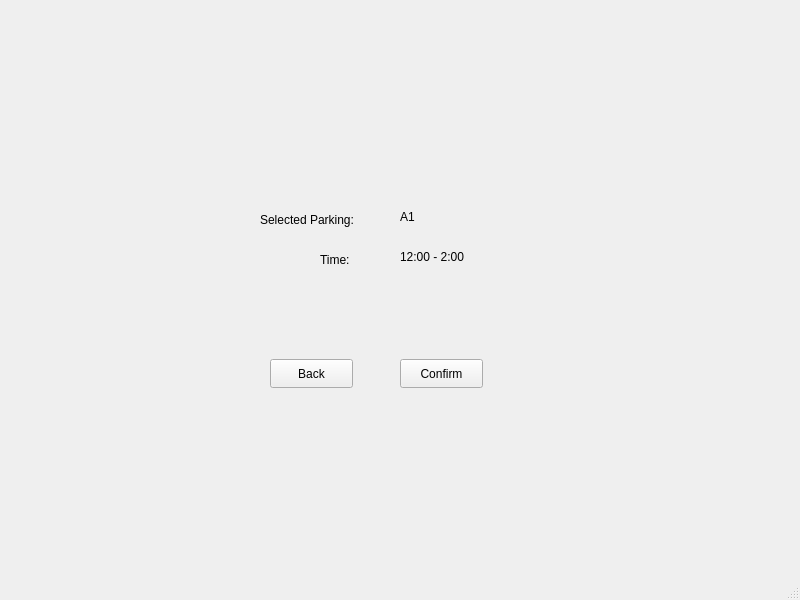
<?xml version="1.0" encoding="UTF-8"?>
<ui version="4.0">
 <class>MainWindow</class>
 <widget class="QMainWindow" name="MainWindow">
  <property name="geometry">
   <rect>
    <x>0</x>
    <y>0</y>
    <width>800</width>
    <height>600</height>
   </rect>
  </property>
  <property name="windowTitle">
   <string>MainWindow</string>
  </property>
  <widget class="QWidget" name="centralwidget">
   <widget class="QStackedWidget" name="stackedWidget">
    <property name="enabled">
     <bool>true</bool>
    </property>
    <property name="geometry">
     <rect>
      <x>0</x>
      <y>9</y>
      <width>801</width>
      <height>561</height>
     </rect>
    </property>
    <property name="currentIndex">
     <number>3</number>
    </property>
    <widget class="QWidget" name="login">
     <widget class="QLabel" name="csusm_logo">
      <property name="geometry">
       <rect>
        <x>30</x>
        <y>30</y>
        <width>171</width>
        <height>81</height>
       </rect>
      </property>
      <property name="text">
       <string>TextLabel</string>
      </property>
     </widget>
     <widget class="QTextEdit" name="text_box_username">
      <property name="geometry">
       <rect>
        <x>290</x>
        <y>290</y>
        <width>141</width>
        <height>31</height>
       </rect>
      </property>
      <property name="placeholderText">
       <string>User ID</string>
      </property>
     </widget>
     <widget class="QPushButton" name="login_button">
      <property name="geometry">
       <rect>
        <x>320</x>
        <y>350</y>
        <width>83</width>
        <height>29</height>
       </rect>
      </property>
      <property name="text">
       <string>Login</string>
      </property>
     </widget>
     <widget class="QLabel" name="invalid_login_label">
      <property name="geometry">
       <rect>
        <x>320</x>
        <y>260</y>
        <width>91</width>
        <height>16</height>
       </rect>
      </property>
      <property name="text">
       <string>&lt;html&gt;&lt;head/&gt;&lt;body&gt;&lt;p&gt;&lt;span style=&quot; color:#ff0000;&quot;&gt;Invalid User!&lt;/span&gt;&lt;/p&gt;&lt;/body&gt;&lt;/html&gt;</string>
      </property>
     </widget>
     <widget class="QPushButton" name="new_user_button">
      <property name="geometry">
       <rect>
        <x>300</x>
        <y>430</y>
        <width>131</width>
        <height>31</height>
       </rect>
      </property>
      <property name="text">
       <string>Create New User</string>
      </property>
     </widget>
    </widget>
    <widget class="QWidget" name="create_user">
     <widget class="QTextEdit" name="create_first_name">
      <property name="geometry">
       <rect>
        <x>310</x>
        <y>140</y>
        <width>111</width>
        <height>31</height>
       </rect>
      </property>
      <property name="html">
       <string>&lt;!DOCTYPE HTML PUBLIC &quot;-//W3C//DTD HTML 4.0//EN&quot; &quot;http://www.w3.org/TR/REC-html40/strict.dtd&quot;&gt;
&lt;html&gt;&lt;head&gt;&lt;meta name=&quot;qrichtext&quot; content=&quot;1&quot; /&gt;&lt;meta charset=&quot;utf-8&quot; /&gt;&lt;style type=&quot;text/css&quot;&gt;
p, li { white-space: pre-wrap; }
hr { height: 1px; border-width: 0; }
li.unchecked::marker { content: &quot;\2610&quot;; }
li.checked::marker { content: &quot;\2612&quot;; }
&lt;/style&gt;&lt;/head&gt;&lt;body style=&quot; font-family:'Segoe UI'; font-size:9pt; font-weight:400; font-style:normal;&quot;&gt;
&lt;p style=&quot;-qt-paragraph-type:empty; margin-top:0px; margin-bottom:0px; margin-left:0px; margin-right:0px; -qt-block-indent:0; text-indent:0px;&quot;&gt;&lt;br /&gt;&lt;/p&gt;&lt;/body&gt;&lt;/html&gt;</string>
      </property>
      <property name="placeholderText">
       <string>First Name</string>
      </property>
     </widget>
     <widget class="QTextEdit" name="create_last_name">
      <property name="geometry">
       <rect>
        <x>310</x>
        <y>180</y>
        <width>111</width>
        <height>31</height>
       </rect>
      </property>
      <property name="html">
       <string>&lt;!DOCTYPE HTML PUBLIC &quot;-//W3C//DTD HTML 4.0//EN&quot; &quot;http://www.w3.org/TR/REC-html40/strict.dtd&quot;&gt;
&lt;html&gt;&lt;head&gt;&lt;meta name=&quot;qrichtext&quot; content=&quot;1&quot; /&gt;&lt;meta charset=&quot;utf-8&quot; /&gt;&lt;style type=&quot;text/css&quot;&gt;
p, li { white-space: pre-wrap; }
hr { height: 1px; border-width: 0; }
li.unchecked::marker { content: &quot;\2610&quot;; }
li.checked::marker { content: &quot;\2612&quot;; }
&lt;/style&gt;&lt;/head&gt;&lt;body style=&quot; font-family:'Segoe UI'; font-size:9pt; font-weight:400; font-style:normal;&quot;&gt;
&lt;p style=&quot;-qt-paragraph-type:empty; margin-top:0px; margin-bottom:0px; margin-left:0px; margin-right:0px; -qt-block-indent:0; text-indent:0px;&quot;&gt;&lt;br /&gt;&lt;/p&gt;&lt;/body&gt;&lt;/html&gt;</string>
      </property>
      <property name="placeholderText">
       <string>Last Name</string>
      </property>
     </widget>
     <widget class="QTextEdit" name="create_user_id">
      <property name="geometry">
       <rect>
        <x>310</x>
        <y>220</y>
        <width>111</width>
        <height>31</height>
       </rect>
      </property>
      <property name="html">
       <string>&lt;!DOCTYPE HTML PUBLIC &quot;-//W3C//DTD HTML 4.0//EN&quot; &quot;http://www.w3.org/TR/REC-html40/strict.dtd&quot;&gt;
&lt;html&gt;&lt;head&gt;&lt;meta name=&quot;qrichtext&quot; content=&quot;1&quot; /&gt;&lt;meta charset=&quot;utf-8&quot; /&gt;&lt;style type=&quot;text/css&quot;&gt;
p, li { white-space: pre-wrap; }
hr { height: 1px; border-width: 0; }
li.unchecked::marker { content: &quot;\2610&quot;; }
li.checked::marker { content: &quot;\2612&quot;; }
&lt;/style&gt;&lt;/head&gt;&lt;body style=&quot; font-family:'Segoe UI'; font-size:9pt; font-weight:400; font-style:normal;&quot;&gt;
&lt;p style=&quot;-qt-paragraph-type:empty; margin-top:0px; margin-bottom:0px; margin-left:0px; margin-right:0px; -qt-block-indent:0; text-indent:0px;&quot;&gt;&lt;br /&gt;&lt;/p&gt;&lt;/body&gt;&lt;/html&gt;</string>
      </property>
      <property name="placeholderText">
       <string>User ID</string>
      </property>
     </widget>
     <widget class="QSpinBox" name="create_user_type">
      <property name="geometry">
       <rect>
        <x>370</x>
        <y>260</y>
        <width>51</width>
        <height>25</height>
       </rect>
      </property>
      <property name="maximum">
       <number>3</number>
      </property>
     </widget>
     <widget class="QLabel" name="label">
      <property name="geometry">
       <rect>
        <x>310</x>
        <y>260</y>
        <width>61</width>
        <height>16</height>
       </rect>
      </property>
      <property name="text">
       <string>User Type</string>
      </property>
     </widget>
     <widget class="QLabel" name="hover_label">
      <property name="geometry">
       <rect>
        <x>430</x>
        <y>260</y>
        <width>16</width>
        <height>16</height>
       </rect>
      </property>
      <property name="text">
       <string>?</string>
      </property>
     </widget>
     <widget class="QPushButton" name="back_login">
      <property name="geometry">
       <rect>
        <x>40</x>
        <y>20</y>
        <width>80</width>
        <height>24</height>
       </rect>
      </property>
      <property name="text">
       <string>Back</string>
      </property>
     </widget>
     <widget class="QPushButton" name="create_user_button">
      <property name="geometry">
       <rect>
        <x>320</x>
        <y>340</y>
        <width>80</width>
        <height>24</height>
       </rect>
      </property>
      <property name="text">
       <string>Create User</string>
      </property>
     </widget>
    </widget>
    <widget class="QWidget" name="search">
     <widget class="QLabel" name="start_time_label">
      <property name="geometry">
       <rect>
        <x>270</x>
        <y>90</y>
        <width>121</width>
        <height>20</height>
       </rect>
      </property>
      <property name="text">
       <string>Start Time</string>
      </property>
     </widget>
     <widget class="QPushButton" name="back_home">
      <property name="geometry">
       <rect>
        <x>10</x>
        <y>10</y>
        <width>83</width>
        <height>29</height>
       </rect>
      </property>
      <property name="text">
       <string>Back</string>
      </property>
     </widget>
     <widget class="QTimeEdit" name="start_time_input">
      <property name="geometry">
       <rect>
        <x>270</x>
        <y>110</y>
        <width>118</width>
        <height>29</height>
       </rect>
      </property>
      <property name="time">
       <time>
        <hour>8</hour>
        <minute>0</minute>
        <second>0</second>
       </time>
      </property>
     </widget>
     <widget class="QLabel" name="end_time_label">
      <property name="geometry">
       <rect>
        <x>420</x>
        <y>90</y>
        <width>71</width>
        <height>20</height>
       </rect>
      </property>
      <property name="text">
       <string>End Time</string>
      </property>
     </widget>
     <widget class="QTimeEdit" name="end_time_input">
      <property name="geometry">
       <rect>
        <x>420</x>
        <y>110</y>
        <width>118</width>
        <height>29</height>
       </rect>
      </property>
      <property name="time">
       <time>
        <hour>12</hour>
        <minute>0</minute>
        <second>0</second>
       </time>
      </property>
     </widget>
     <widget class="QDateEdit" name="date_edit">
      <property name="geometry">
       <rect>
        <x>270</x>
        <y>30</y>
        <width>111</width>
        <height>31</height>
       </rect>
      </property>
     </widget>
     <widget class="QLabel" name="date_label">
      <property name="geometry">
       <rect>
        <x>270</x>
        <y>10</y>
        <width>63</width>
        <height>20</height>
       </rect>
      </property>
      <property name="text">
       <string>Date</string>
      </property>
     </widget>
     <widget class="QTableView" name="available_list">
      <property name="geometry">
       <rect>
        <x>170</x>
        <y>240</y>
        <width>481</width>
        <height>241</height>
       </rect>
      </property>
     </widget>
     <widget class="QPushButton" name="reserve_button">
      <property name="geometry">
       <rect>
        <x>360</x>
        <y>500</y>
        <width>83</width>
        <height>29</height>
       </rect>
      </property>
      <property name="text">
       <string>Reserve</string>
      </property>
     </widget>
     <widget class="QLabel" name="invalid_time_label">
      <property name="enabled">
       <bool>true</bool>
      </property>
      <property name="geometry">
       <rect>
        <x>350</x>
        <y>150</y>
        <width>111</width>
        <height>16</height>
       </rect>
      </property>
      <property name="autoFillBackground">
       <bool>false</bool>
      </property>
      <property name="text">
       <string>&lt;html&gt;&lt;head/&gt;&lt;body&gt;&lt;p&gt;&lt;span style=&quot; color:#ff0000;&quot;&gt;Invalid time range!&lt;/span&gt;&lt;/p&gt;&lt;/body&gt;&lt;/html&gt;</string>
      </property>
      <property name="scaledContents">
       <bool>true</bool>
      </property>
      <property name="wordWrap">
       <bool>false</bool>
      </property>
     </widget>
     <widget class="QComboBox" name="lot_box_input">
      <property name="geometry">
       <rect>
        <x>220</x>
        <y>190</y>
        <width>72</width>
        <height>24</height>
       </rect>
      </property>
     </widget>
     <widget class="QLabel" name="label_2">
      <property name="geometry">
       <rect>
        <x>170</x>
        <y>190</y>
        <width>49</width>
        <height>16</height>
       </rect>
      </property>
      <property name="text">
       <string>Lot:</string>
      </property>
     </widget>
    </widget>
    <widget class="QWidget" name="confirmation">
     <widget class="QPushButton" name="confirmation_confirm_button">
      <property name="geometry">
       <rect>
        <x>400</x>
        <y>350</y>
        <width>83</width>
        <height>29</height>
       </rect>
      </property>
      <property name="text">
       <string>Confirm</string>
      </property>
     </widget>
     <widget class="QPushButton" name="confirmation_back_button">
      <property name="geometry">
       <rect>
        <x>270</x>
        <y>350</y>
        <width>83</width>
        <height>29</height>
       </rect>
      </property>
      <property name="text">
       <string>Back</string>
      </property>
     </widget>
     <widget class="QLabel" name="selected_parking">
      <property name="geometry">
       <rect>
        <x>260</x>
        <y>190</y>
        <width>121</width>
        <height>41</height>
       </rect>
      </property>
      <property name="text">
       <string>Selected Parking:</string>
      </property>
     </widget>
     <widget class="QLabel" name="confirmation_time">
      <property name="geometry">
       <rect>
        <x>320</x>
        <y>230</y>
        <width>71</width>
        <height>41</height>
       </rect>
      </property>
      <property name="text">
       <string>Time:</string>
      </property>
     </widget>
     <widget class="QLabel" name="selected_parking_label">
      <property name="geometry">
       <rect>
        <x>400</x>
        <y>200</y>
        <width>49</width>
        <height>16</height>
       </rect>
      </property>
      <property name="text">
       <string>A1</string>
      </property>
     </widget>
     <widget class="QLabel" name="confirmation_time_label">
      <property name="geometry">
       <rect>
        <x>400</x>
        <y>240</y>
        <width>111</width>
        <height>16</height>
       </rect>
      </property>
      <property name="text">
       <string>12:00 - 2:00</string>
      </property>
     </widget>
    </widget>
    <widget class="QWidget" name="home">
     <widget class="QPushButton" name="logout_button">
      <property name="geometry">
       <rect>
        <x>10</x>
        <y>10</y>
        <width>83</width>
        <height>29</height>
       </rect>
      </property>
      <property name="text">
       <string>Logout</string>
      </property>
     </widget>
     <widget class="QPushButton" name="new_reservation_button">
      <property name="geometry">
       <rect>
        <x>622</x>
        <y>500</y>
        <width>161</width>
        <height>29</height>
       </rect>
      </property>
      <property name="text">
       <string>New Reservation</string>
      </property>
     </widget>
     <widget class="QTableView" name="reservations_table">
      <property name="geometry">
       <rect>
        <x>50</x>
        <y>260</y>
        <width>701</width>
        <height>231</height>
       </rect>
      </property>
     </widget>
     <widget class="QLabel" name="user">
      <property name="geometry">
       <rect>
        <x>140</x>
        <y>120</y>
        <width>31</width>
        <height>16</height>
       </rect>
      </property>
      <property name="text">
       <string>User:</string>
      </property>
     </widget>
     <widget class="QLabel" name="uID">
      <property name="geometry">
       <rect>
        <x>140</x>
        <y>160</y>
        <width>49</width>
        <height>16</height>
       </rect>
      </property>
      <property name="text">
       <string>uID:</string>
      </property>
     </widget>
     <widget class="QLabel" name="type">
      <property name="geometry">
       <rect>
        <x>520</x>
        <y>120</y>
        <width>49</width>
        <height>16</height>
       </rect>
      </property>
      <property name="text">
       <string>Type:</string>
      </property>
     </widget>
     <widget class="QLabel" name="current_reservations">
      <property name="geometry">
       <rect>
        <x>50</x>
        <y>240</y>
        <width>171</width>
        <height>16</height>
       </rect>
      </property>
      <property name="text">
       <string>Current Reservations</string>
      </property>
     </widget>
     <widget class="QLabel" name="user_label">
      <property name="geometry">
       <rect>
        <x>180</x>
        <y>120</y>
        <width>151</width>
        <height>16</height>
       </rect>
      </property>
      <property name="text">
       <string>user</string>
      </property>
     </widget>
     <widget class="QLabel" name="uID_label">
      <property name="geometry">
       <rect>
        <x>180</x>
        <y>160</y>
        <width>161</width>
        <height>16</height>
       </rect>
      </property>
      <property name="text">
       <string>uid_label</string>
      </property>
     </widget>
     <widget class="QLabel" name="type_label">
      <property name="geometry">
       <rect>
        <x>560</x>
        <y>120</y>
        <width>171</width>
        <height>16</height>
       </rect>
      </property>
      <property name="text">
       <string>type_label</string>
      </property>
     </widget>
     <widget class="QLabel" name="rating">
      <property name="geometry">
       <rect>
        <x>510</x>
        <y>160</y>
        <width>49</width>
        <height>16</height>
       </rect>
      </property>
      <property name="text">
       <string>Rating:</string>
      </property>
     </widget>
     <widget class="QLabel" name="rating_label">
      <property name="geometry">
       <rect>
        <x>560</x>
        <y>160</y>
        <width>131</width>
        <height>16</height>
       </rect>
      </property>
      <property name="text">
       <string>rating_label</string>
      </property>
     </widget>
     <widget class="QLabel" name="success_label">
      <property name="geometry">
       <rect>
        <x>320</x>
        <y>240</y>
        <width>131</width>
        <height>16</height>
       </rect>
      </property>
      <property name="text">
       <string>&lt;html&gt;&lt;head/&gt;&lt;body&gt;&lt;p&gt;&lt;span style=&quot; color:#00aa00;&quot;&gt;Registration Successful!&lt;/span&gt;&lt;/p&gt;&lt;/body&gt;&lt;/html&gt;</string>
      </property>
     </widget>
    </widget>
   </widget>
  </widget>
  <widget class="QMenuBar" name="menubar">
   <property name="geometry">
    <rect>
     <x>0</x>
     <y>0</y>
     <width>800</width>
     <height>21</height>
    </rect>
   </property>
  </widget>
  <widget class="QStatusBar" name="statusbar"/>
 </widget>
 <resources/>
 <connections/>
</ui>
